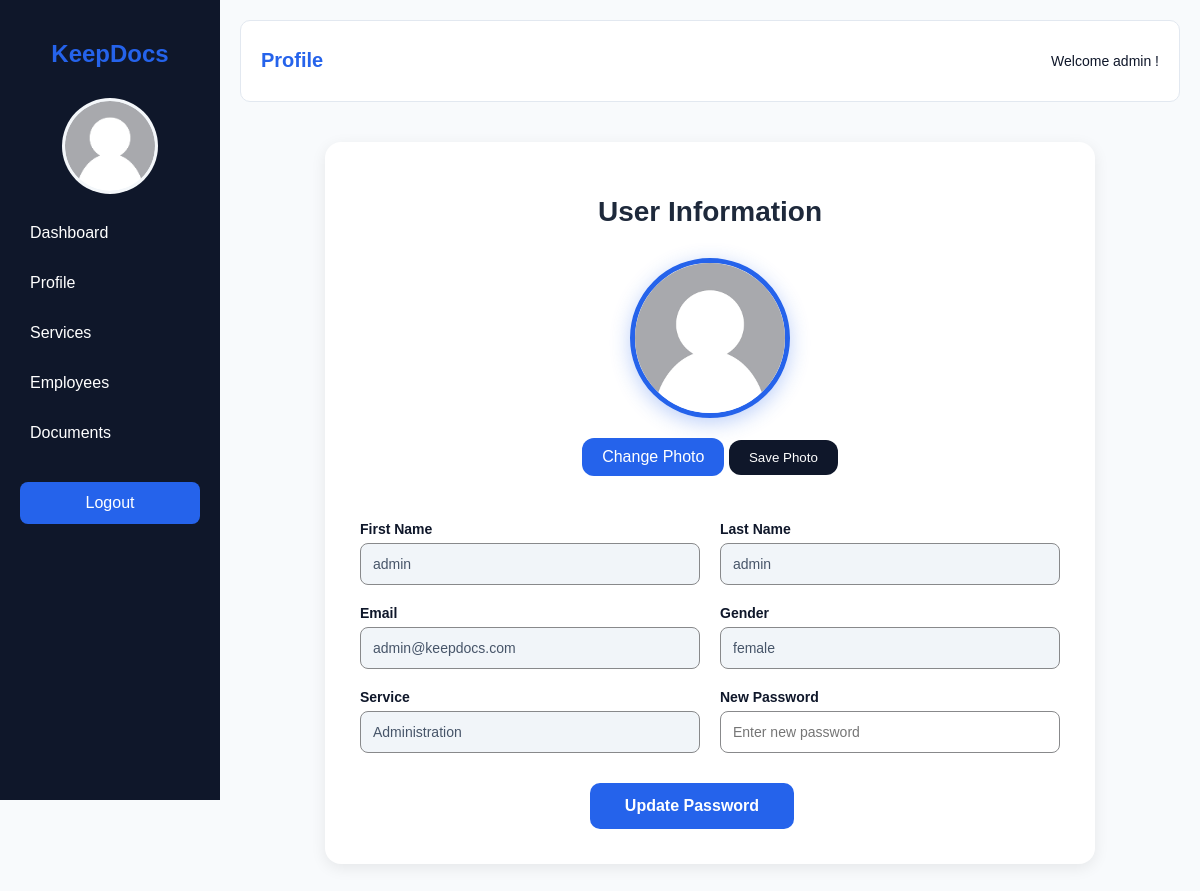
Screenshot of /admin/profile.php (signed in) with the database file from the repository.
### tables this page shows
CREATE TABLE `users` (
  `id` int(11) NOT NULL,
  `firstName` varchar(100) NOT NULL,
  `lastName` varchar(100) NOT NULL,
  `email` varchar(100) NOT NULL,
  `password` varchar(32) NOT NULL,
  `gender` enum('male','female') DEFAULT NULL,
  `photo` varchar(255) DEFAULT NULL,
  `serviceId` int(11) DEFAULT NULL,
  `role` enum('admin','employee') DEFAULT 'employee',
  `createdAt` timestamp NOT NULL DEFAULT current_timestamp()
);

CREATE TABLE `service` (
  `id` int(11) NOT NULL,
  `name` varchar(100) NOT NULL,
  `description` text NOT NULL,
  `responsable` varchar(250) NOT NULL
);

### session.php (called while the page is built, shortened)
<?php
$UserId = $_SESSION['userId'];
$Username = $_SESSION['userName'];
?>

### admin/profile.php (the view, shortened to what this page needs)
<?php
require '../dbconnect.php';
require '../session.php';
$query = "SELECT
            u.id,
            u.firstName,
            u.lastName,
            u.email,
            u.gender,
            u.photo,
            s.name AS serviceName
          FROM users u
          LEFT JOIN service s ON u.serviceId = s.id where u.id=$UserId";
$result = mysqli_query($connection, $query);
$admin = mysqli_fetch_assoc($result);
?>
<!DOCTYPE html>
<html lang="fr">
<head>
    <link rel="stylesheet" href="admin.css">
</head>
<body class="admin-body">
   <?php include 'sidebar.php' ?>
    <main class="main-content">
        <header class="topbar">
            <h1>Profile</h1>
            <div class="admin-info">
                <span>Welcome <?php echo $Username." !"; ?> </span>
            </div>
        </header>
    <div class="profile-container">
    <h1 class="profile-title">User Information</h1>
    <div class="profile-card">
            <div class="profile-photo-section">
                <div class="photo-circle">
                    <?php if(!empty($admin['photo'])): ?>
                        <img id="preview" src="uploads/<?php echo $admin['photo']; ?>"
                             alt="Profile Photo">
                    <?php else: ?>
                        <img id="preview" src="../images/anonym.png" alt="Default Photo">
                    <?php endif; ?>
                </div>
                <form method="POST" enctype="multipart/form-data">
                    <label for="photo-upload" class="upload-btn"> Change Photo </label>
                    <button type="submit" name="uploadPhoto" class="save-photo-btn"> Save Photo </button>
                </form>
            </div>
    <div class="profile-form">
        <div class="form-group">
            <label>First Name</label>
            <input type="text" value="<?php echo $admin['firstName'];?>" disabled>
        </div>
        <div class="form-group">
            <label>Last Name</label>
            <input type="text" value="<?php echo $admin['lastName'];?>" disabled>
        </div>
        <div class="form-group">
            <label>Email</label>
            <input type="email" value="<?php echo $admin['email'];?>" disabled>
        </div>
        <div class="form-group">
            <label>Gender</label>
            <input type="text" value="<?php echo $admin['gender'];?>" disabled>
        </div>
        <div class="form-group">
            <label>Service</label>
            <input type="text" value="<?php echo $admin['serviceName'];?>" disabled>
        </div>
        <form method="POST">
            <div class="form-group">
                <label>New Password</label>
                <input type="password" name="password" placeholder="Enter new password">
            </div>
            <button type="submit" name="update" class="profile-btn"> Update Password </button>
        </form>
    </div>
    </div>
    </main>
</body>
</html>

### admin/admin.css (style rules this page uses)
.admin-body { margin:0; font-family:Arial, sans-serif; background:#f8fafc; color:#0f172a; overflow-x:hidden; }
.main-content { margin-left:220px; padding:20px; background:#f8fafc; min-height:100vh; box-sizing:border-box; }
.topbar { background:#ffffff; padding:15px 20px; border-radius:10px; display:flex; justify-content:space-between; align-items:center; margin-bottom:20px; border:1px solid #e2e8f0; }
.topbar h1 { font-size:20px; color:#2563eb; }
.admin-info { color:#0f172a; font-size:14px; }
.form-group { display:flex; flex-direction:column; gap:6px; }
.form-group label { font-size:14px; color:#0f172a; font-weight: bold; }
.form-group input, .form-group textarea { padding:12px; border:1px solid #88898b; border-radius:8px; outline:none; transition:0.3s; font-size:14px; }
.form-group input:disabled { background:#f1f5f9; color:#475569; cursor:not-allowed; }
.profile-container { max-width:700px; margin:40px auto; background:white; padding:35px; border-radius:16px; box-shadow:0 4px 15px rgba(0,0,0,0.08); }
.profile-title { margin-bottom:30px; font-size:28px; color:#1e293b; text-align:center; }
.profile-form { display:grid; grid-template-columns:1fr 1fr; gap:20px; }
.profile-btn { width:60%; padding:14px; border:none; border-radius:10px; background:#2563eb; color:white; font-size:16px; font-weight:600; cursor:pointer; transition:0.3s; margin:30px -130px 0 ; }
.profile-photo-section { display:flex; flex-direction:column; align-items:center; margin-bottom:30px; }
.photo-circle { width:150px; height:150px; border-radius:50%; overflow:hidden; border:5px solid #2563eb; box-shadow:0 5px 20px rgba(37,99,235,0.3); margin-bottom:20px; }
.photo-circle img { width:100%; height:100%; object-fit:cover; }
.upload-btn { background:#2563eb; color:white; padding:10px 20px; border-radius:12px; cursor:pointer; transition:0.3s; display:inline-block; margin-bottom:15px; }
.save-photo-btn { background:#0f172a; color:white; border:none; padding:10px 20px; border-radius:12px; cursor:pointer; transition:0.3s; }

### rows the page displays
users: firstName "admin", lastName "admin", email "admin@keepdocs.com", gender "female", serviceId.name "Administration"

### other values shown
$Username "admin"
